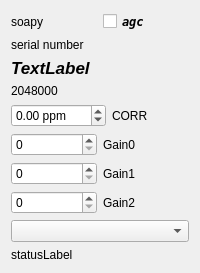
<?xml version="1.0" encoding="UTF-8"?>
<ui version="4.0">
 <class>soapyWidget</class>
 <widget class="QWidget" name="soapyWidget">
  <property name="geometry">
   <rect>
    <x>0</x>
    <y>0</y>
    <width>200</width>
    <height>260</height>
   </rect>
  </property>
  <property name="windowTitle">
   <string>soapy control</string>
  </property>
  <layout class="QVBoxLayout" name="verticalLayout">
   <item>
    <layout class="QHBoxLayout" name="horizontalLayout_1">
     <item>
      <widget class="QLabel" name="deviceLabel">
       <property name="text">
        <string>soapy</string>
       </property>
      </widget>
     </item>
     <item>
      <widget class="QCheckBox" name="agcControl">
       <property name="font">
        <font>
         <family>DejaVu Sans Mono</family>
         <weight>75</weight>
         <italic>true</italic>
         <bold>true</bold>
        </font>
       </property>
       <property name="toolTip">
        <string>&lt;html&gt;&lt;head/&gt;&lt;body&gt;&lt;p&gt;Touch to switch on automatic gain control - based on the setting of the lnastate and the ifgain.&lt;/p&gt;&lt;p&gt;If switched on, the lnastate switch and the ifgain slider are switched off&lt;/p&gt;&lt;/body&gt;&lt;/html&gt;</string>
       </property>
       <property name="text">
        <string>agc</string>
       </property>
      </widget>
     </item>
    </layout>
   </item>
   <item>
    <widget class="QLabel" name="serialNumber">
     <property name="text">
      <string>serial number</string>
     </property>
    </widget>
   </item>
   <item>
    <widget class="QLabel" name="deviceNameLabel">
     <property name="font">
      <font>
       <pointsize>13</pointsize>
       <weight>75</weight>
       <italic>true</italic>
       <bold>true</bold>
      </font>
     </property>
     <property name="text">
      <string>TextLabel</string>
     </property>
    </widget>
   </item>
   <item>
    <widget class="QLabel" name="samplerateLabel">
     <property name="text">
      <string>2048000</string>
     </property>
    </widget>
   </item>
   <item>
    <layout class="QHBoxLayout" name="horizontalLayout_2">
     <item>
      <widget class="QDoubleSpinBox" name="ppm_correction">
       <property name="suffix">
        <string> ppm</string>
       </property>
       <property name="toolTip">
        <string>&lt;html&gt;&lt;head/&gt;&lt;body&gt;&lt;p&gt;ppm control. Tells the device the offset (in ppm) of the observed oscillator offset.&lt;/p&gt;&lt;/body&gt;&lt;/html&gt;</string>
       </property>
       <property name="minimum">
        <double>-150.0</double>
       </property>
       <property name="maximum">
        <double>150.0</double>
       </property>
      </widget>
     </item>
     <item>
      <widget class="QLabel" name="labelCorr">
       <property name="text">
        <string>CORR</string>
       </property>
      </widget>
     </item>
    </layout>
   </item>
   <item>
    <layout class="QHBoxLayout" name="horizontalLayout_3">
     <item>
      <widget class="QSpinBox" name="spinBox_0"/>
     </item>
     <item>
      <widget class="QLabel" name="labelSpinbox_0">
       <property name="text">
        <string>Gain0</string>
       </property>
      </widget>
     </item>
    </layout>
   </item>
   <item>
    <layout class="QHBoxLayout" name="horizontalLayout_4">
     <item>
      <widget class="QSpinBox" name="spinBox_1"/>
     </item>
     <item>
      <widget class="QLabel" name="labelSpinbox_1">
       <property name="text">
        <string>Gain1</string>
       </property>
      </widget>
     </item>
    </layout>
   </item>
   <item>
    <layout class="QHBoxLayout" name="horizontalLayout_5">
     <item>
      <widget class="QSpinBox" name="spinBox_2"/>
     </item>
     <item>
      <widget class="QLabel" name="labelSpinbox_2">
       <property name="text">
        <string>Gain2</string>
       </property>
      </widget>
     </item>
    </layout>
   </item>
   <item>
    <widget class="QComboBox" name="comboBox_1"/>
   </item>
   <item>
    <widget class="QLabel" name="statusLabel">
     <property name="text">
      <string>statusLabel</string>
     </property>
    </widget>
   </item>
  </layout>
 </widget>
 <resources/>
 <connections/>
</ui>
